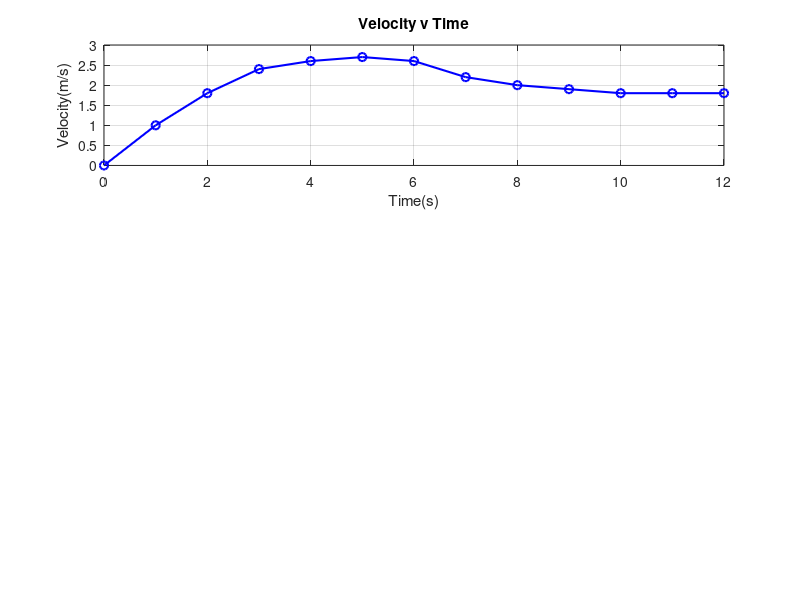

Here is the MATLAB script that generated this plot:
%Create a script that will:

%Create time and velocity arrays
time = 0:1:12;
vel = [0 1 1.8 2.4 2.6 2.7 2.6 2.2 2 1.9 1.8 1.8 1.8];
% Determine the acceleration function by using the central difference estimation of the derivative.
acc = zeros(size(vel));
% use for loop for the position function by integrating the function up to each value of time shown.
for i = 2:length(time)-1
    acc(i) = (vel(i+1) - vel(i-1)) / (time(i+1) - time(i-1));
end

% for endpoints, use forward/backward difference
acc(1) = (vel(2) - vel(1)) / (time(2) - time(1));
acc(end) = (vel(2) - vel(1)) / (time(2) - time(end-1));

%Compute positions by integration (trapz)
position = zeros(size(time));
for i =2:length(time)
    position(i) = position(i-1) + (vel(i) + vel(i-1)) / 2*(time(i) - time(i-1));
end

% Create three separate plots: acceleration, velocity, and position.
% -All graphs should
%show time values from 0 to 12 seconds
%include a grid, title and axes labels (include units on your axes labels

%Velocity Plot
subplot(3,1,1)
plot(time,vel,'b-o','LineWidth',1.5)
grid on
title('Velocity v Time')
xlabel('Time(s)')
ylabel('Velocity(m/s)')
xlim([0 12])

